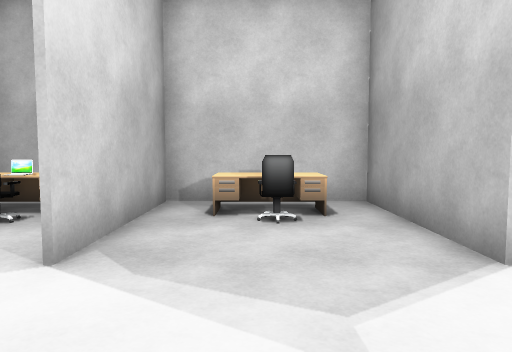
[1] (above)

16 first-person views from a walk through a scene from a Unity 3-D project. The camera is 1.2 m above the floor, tilts 4° down and sees 70° across. The floor is counted in squares, 1 m on a side. Each view is taken from the middle of a square. On the plan, view 1 faces up. The plan holds only what a view shows up to about 15 squares ahead; the rest is blank. The place goes on beyond the plan. The player is left out.

[2]
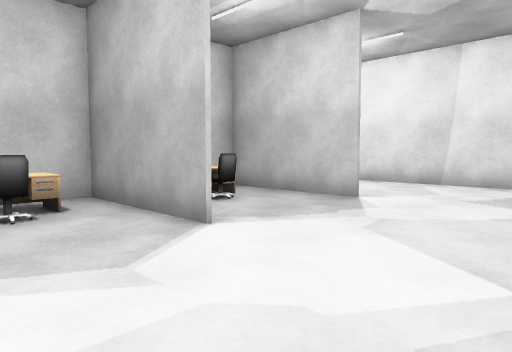

[3]
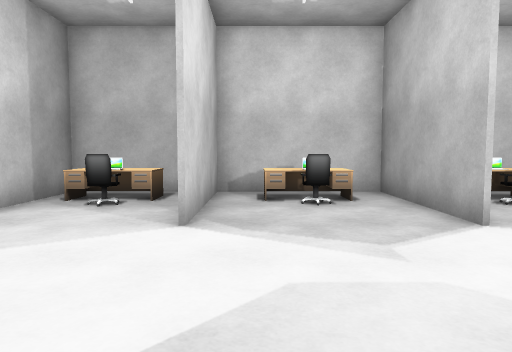

[4]
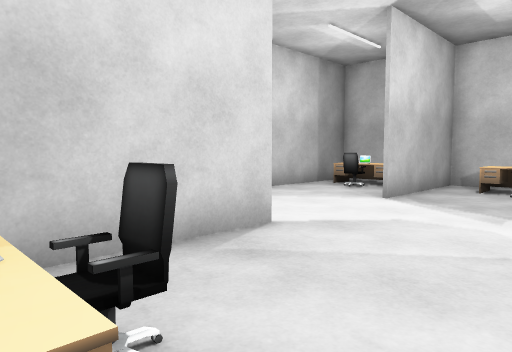

[5]
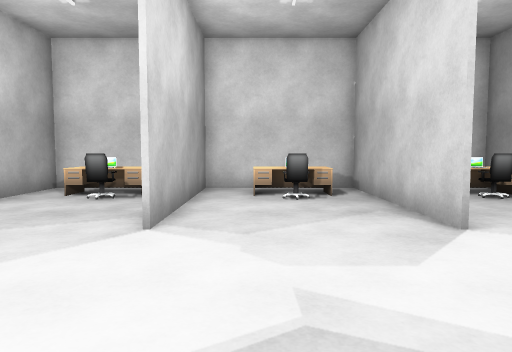

[6]
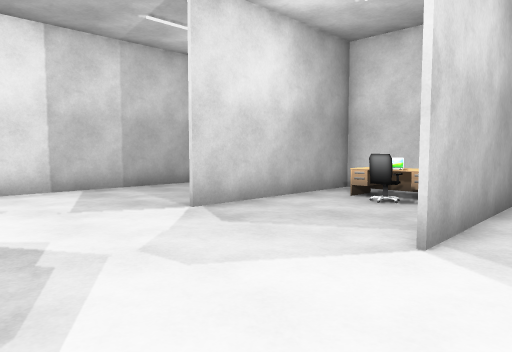

[7]
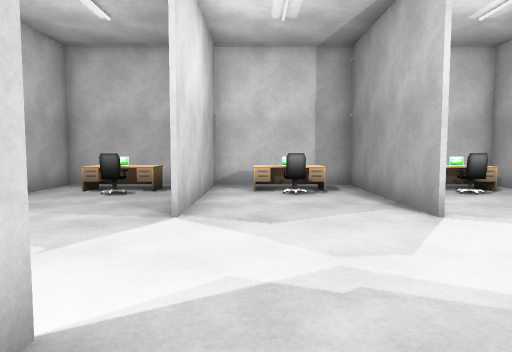

[8]
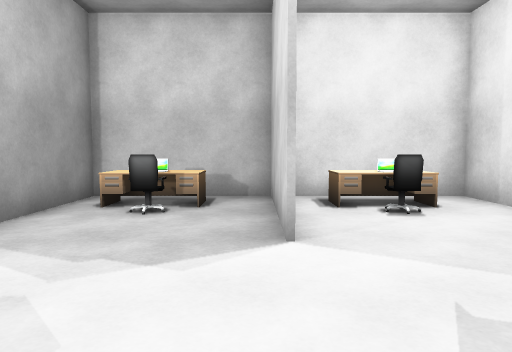

[9]
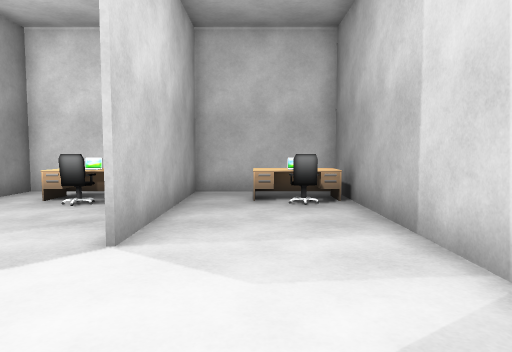

[10]
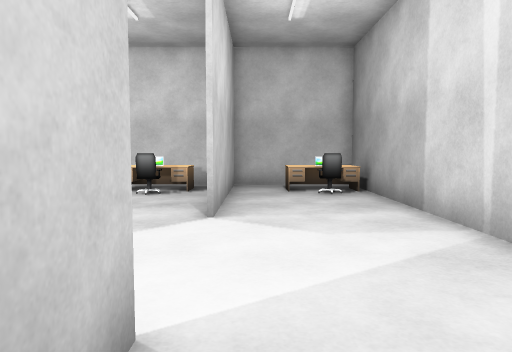

[11]
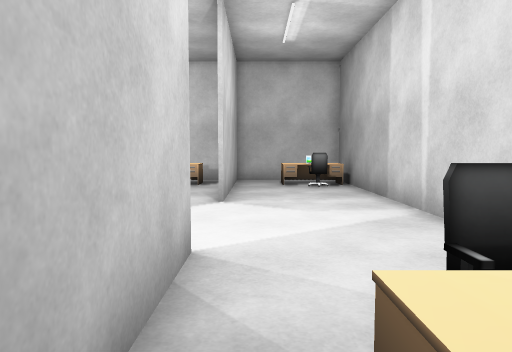

[12]
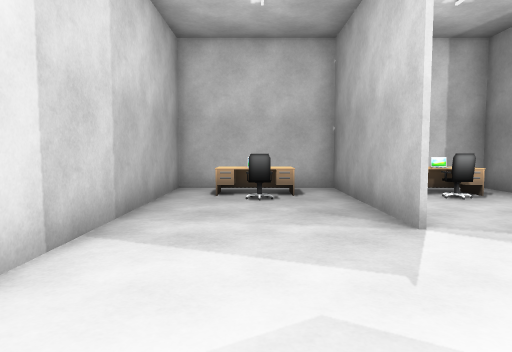

[13]
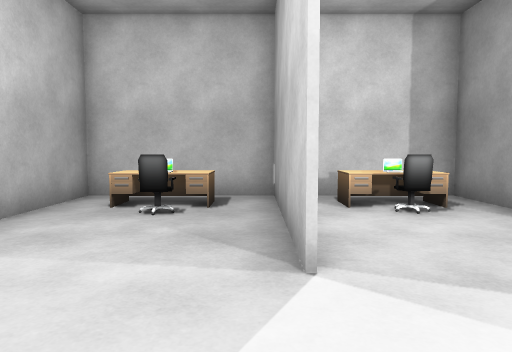

[14]
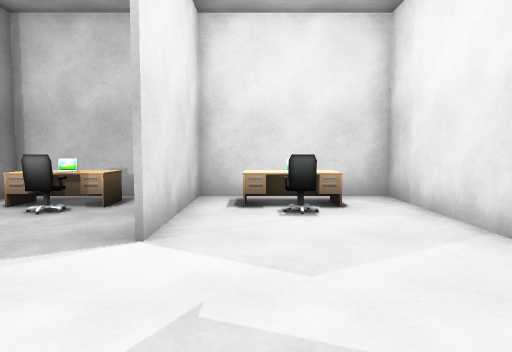

[15]
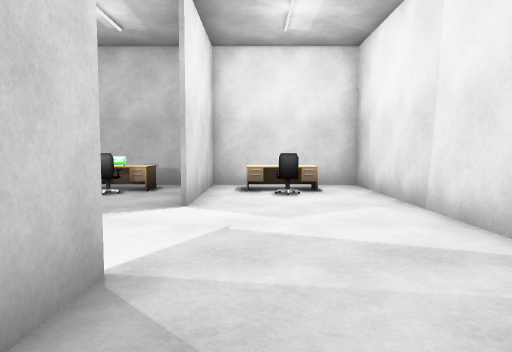

[16]
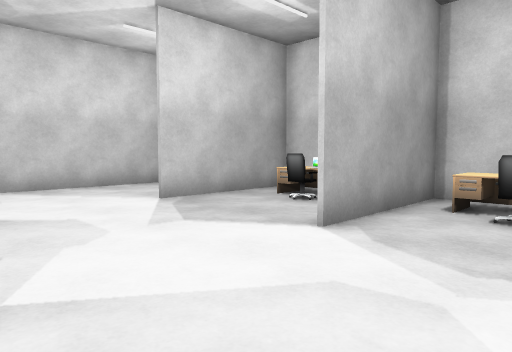

### Floor plan
Points are (right, up) in squares from view 1. A wall is a line through its corners. A room is listed if a view was taken in it or the views show most of it. See-through windows are left out.
Room 1 (views 1, 2, 3, 4, 5, 6, 7, 8, 9, 10, 11, 12, 13, 14, 15, 16)
walls: (2.7, -0.5) (2.7, -6.8); (2.6, 3.8) (2.6, 8.6); (7.5, -0.5) (7.5, -6.8); (7.4, 3.8) (7.4, 8.6); (-2.1, -0.5) (-2.1, -6.8); (-2.2, 3.8) (-2.2, 7); (2.7, 8.6) (2.7, 3.8); (2.6, -6.8) (2.6, -0.5); (7.5, 8.6) (7.5, 3.8); (7.4, -6.8) (7.4, -0.5); (-2.2, -6.8) (-2.2, -0.5); (-3.2, 8.6) (-6.3, 8.6) (-6.3, -4.5); (-6.4, -6.7) (12.5, -6.7) (12.5, 8.6) (-2.1, 8.6) (-2.1, 3.8)
objects: desk (-6, -6) to (-4, -5); desk (-6, 7) to (-4, 8); other object (-5, -5); chair (-5, -4); laptop (-5, 7) to (-4, 7); chair (-4, 6); desk (-1, -6) to (1, -5); desk (-1, 7) to (1, 8); laptop (0, -5); chair (0, -4); chair (0, 6) to (1, 6); other object (0, 7); desk (4, -6) to (6, -5); desk (4, 7) to (6, 8); laptop (5, -5); chair (5, -4); chair (5, 6); laptop (5, 7); desk (9, -6) to (11, -5); desk (9, 7) to (11, 8); other object (10, -5); chair (10, -4); chair (10, 6); laptop (10, 7)

Positions as (right, up) in squares from view 1, and headings:
1: (0, 0), facing up
2: (-1, -1), facing up-right
3: (-1, -2), facing up
4: (2, -5), facing up-left
5: (1, 5), facing down
6: (1, 4), facing down-right
7: (6, 6), facing down
8: (7, -1), facing up
9: (-4, 4), facing down
10: (-3, 6), facing down
11: (-3, 8), facing down
12: (10, 5), facing down
13: (8, 3), facing down
14: (9, -1), facing up
15: (9, -4), facing up
16: (6, -1), facing up-left
